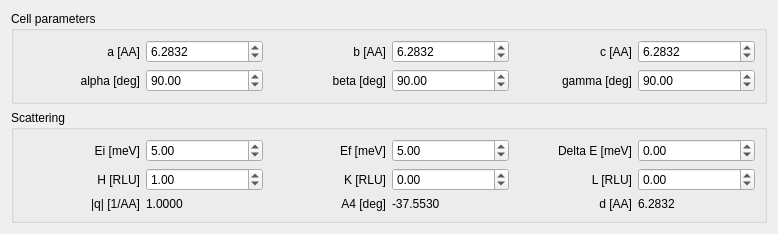
<?xml version="1.0" encoding="UTF-8"?>
<ui version="4.0">
 <class>Form</class>
 <widget class="QWidget" name="Form">
  <property name="geometry">
   <rect>
    <x>0</x>
    <y>0</y>
    <width>778</width>
    <height>224</height>
   </rect>
  </property>
  <property name="windowTitle">
   <string>Form</string>
  </property>
  <layout class="QVBoxLayout" name="verticalLayout">
   <item>
    <widget class="QGroupBox" name="groupBox">
     <property name="sizePolicy">
      <sizepolicy hsizetype="Preferred" vsizetype="Minimum">
       <horstretch>0</horstretch>
       <verstretch>0</verstretch>
      </sizepolicy>
     </property>
     <property name="title">
      <string>Cell parameters</string>
     </property>
     <layout class="QHBoxLayout" name="horizontalLayout">
      <item>
       <layout class="QVBoxLayout" name="verticalLayout_2">
        <item>
         <layout class="QHBoxLayout" name="horizontalLayout_3">
          <item>
           <widget class="QLabel" name="label">
            <property name="text">
             <string>a [AA]</string>
            </property>
            <property name="alignment">
             <set>Qt::AlignRight|Qt::AlignTrailing|Qt::AlignVCenter</set>
            </property>
           </widget>
          </item>
          <item>
           <widget class="QDoubleSpinBox" name="cell_a_spinBox">
            <property name="decimals">
             <number>4</number>
            </property>
            <property name="minimum">
             <double>0.000100000000000</double>
            </property>
            <property name="maximum">
             <double>999.990000000000009</double>
            </property>
            <property name="value">
             <double>6.283200000000000</double>
            </property>
           </widget>
          </item>
         </layout>
        </item>
        <item>
         <layout class="QHBoxLayout" name="horizontalLayout_4">
          <item>
           <widget class="QLabel" name="label_2">
            <property name="text">
             <string>alpha [deg]</string>
            </property>
            <property name="alignment">
             <set>Qt::AlignRight|Qt::AlignTrailing|Qt::AlignVCenter</set>
            </property>
           </widget>
          </item>
          <item>
           <widget class="QDoubleSpinBox" name="cell_alpha_spinBox">
            <property name="minimum">
             <double>0.010000000000000</double>
            </property>
            <property name="maximum">
             <double>180.000000000000000</double>
            </property>
            <property name="value">
             <double>90.000000000000000</double>
            </property>
           </widget>
          </item>
         </layout>
        </item>
       </layout>
      </item>
      <item>
       <layout class="QVBoxLayout" name="verticalLayout_3">
        <item>
         <layout class="QHBoxLayout" name="horizontalLayout_5">
          <item>
           <widget class="QLabel" name="label_3">
            <property name="text">
             <string>b [AA]</string>
            </property>
            <property name="alignment">
             <set>Qt::AlignRight|Qt::AlignTrailing|Qt::AlignVCenter</set>
            </property>
           </widget>
          </item>
          <item>
           <widget class="QDoubleSpinBox" name="cell_b_spinBox">
            <property name="decimals">
             <number>4</number>
            </property>
            <property name="minimum">
             <double>0.000100000000000</double>
            </property>
            <property name="maximum">
             <double>999.990000000000009</double>
            </property>
            <property name="value">
             <double>6.283200000000000</double>
            </property>
           </widget>
          </item>
         </layout>
        </item>
        <item>
         <layout class="QHBoxLayout" name="horizontalLayout_6">
          <item>
           <widget class="QLabel" name="label_4">
            <property name="text">
             <string>beta [deg]</string>
            </property>
            <property name="alignment">
             <set>Qt::AlignRight|Qt::AlignTrailing|Qt::AlignVCenter</set>
            </property>
           </widget>
          </item>
          <item>
           <widget class="QDoubleSpinBox" name="cell_beta_spinBox">
            <property name="minimum">
             <double>0.010000000000000</double>
            </property>
            <property name="maximum">
             <double>180.000000000000000</double>
            </property>
            <property name="value">
             <double>90.000000000000000</double>
            </property>
           </widget>
          </item>
         </layout>
        </item>
       </layout>
      </item>
      <item>
       <layout class="QVBoxLayout" name="verticalLayout_5">
        <item>
         <layout class="QHBoxLayout" name="horizontalLayout_9">
          <item>
           <widget class="QLabel" name="label_7">
            <property name="text">
             <string>c [AA]</string>
            </property>
            <property name="alignment">
             <set>Qt::AlignRight|Qt::AlignTrailing|Qt::AlignVCenter</set>
            </property>
           </widget>
          </item>
          <item>
           <widget class="QDoubleSpinBox" name="cell_c_spinBox">
            <property name="decimals">
             <number>4</number>
            </property>
            <property name="minimum">
             <double>0.000100000000000</double>
            </property>
            <property name="maximum">
             <double>999.990000000000009</double>
            </property>
            <property name="value">
             <double>6.283200000000000</double>
            </property>
           </widget>
          </item>
         </layout>
        </item>
        <item>
         <layout class="QHBoxLayout" name="horizontalLayout_10">
          <item>
           <widget class="QLabel" name="label_8">
            <property name="text">
             <string>gamma [deg]</string>
            </property>
            <property name="alignment">
             <set>Qt::AlignRight|Qt::AlignTrailing|Qt::AlignVCenter</set>
            </property>
           </widget>
          </item>
          <item>
           <widget class="QDoubleSpinBox" name="cell_gamma_spinBox">
            <property name="minimum">
             <double>0.010000000000000</double>
            </property>
            <property name="maximum">
             <double>180.000000000000000</double>
            </property>
            <property name="value">
             <double>90.000000000000000</double>
            </property>
           </widget>
          </item>
         </layout>
        </item>
       </layout>
      </item>
     </layout>
    </widget>
   </item>
   <item>
    <widget class="QGroupBox" name="groupBox_2">
     <property name="title">
      <string>Scattering</string>
     </property>
     <layout class="QHBoxLayout" name="horizontalLayout_2">
      <item>
       <layout class="QHBoxLayout" name="horizontalLayout_18">
        <item>
         <layout class="QVBoxLayout" name="verticalLayout_9">
          <item>
           <layout class="QHBoxLayout" name="horizontalLayout_19">
            <item>
             <widget class="QLabel" name="label_15">
              <property name="text">
               <string>Ei [meV]</string>
              </property>
              <property name="alignment">
               <set>Qt::AlignRight|Qt::AlignTrailing|Qt::AlignVCenter</set>
              </property>
             </widget>
            </item>
            <item>
             <widget class="QDoubleSpinBox" name="scattering_ei_spinBox">
              <property name="value">
               <double>5.000000000000000</double>
              </property>
             </widget>
            </item>
           </layout>
          </item>
          <item>
           <layout class="QHBoxLayout" name="horizontalLayout_20">
            <item>
             <widget class="QLabel" name="label_16">
              <property name="text">
               <string>H [RLU]</string>
              </property>
              <property name="alignment">
               <set>Qt::AlignRight|Qt::AlignTrailing|Qt::AlignVCenter</set>
              </property>
             </widget>
            </item>
            <item>
             <widget class="QDoubleSpinBox" name="scattering_h_spinBox">
              <property name="minimum">
               <double>-20.000000000000000</double>
              </property>
              <property name="maximum">
               <double>20.000000000000000</double>
              </property>
              <property name="value">
               <double>1.000000000000000</double>
              </property>
             </widget>
            </item>
           </layout>
          </item>
          <item>
           <layout class="QHBoxLayout" name="horizontalLayout_28">
            <item>
             <widget class="QLabel" name="label_24">
              <property name="text">
               <string>|q| [1/AA]</string>
              </property>
              <property name="alignment">
               <set>Qt::AlignRight|Qt::AlignTrailing|Qt::AlignVCenter</set>
              </property>
             </widget>
            </item>
            <item>
             <widget class="QLabel" name="scattering_q_label">
              <property name="text">
               <string>1.0000</string>
              </property>
             </widget>
            </item>
           </layout>
          </item>
         </layout>
        </item>
        <item>
         <layout class="QVBoxLayout" name="verticalLayout_10">
          <item>
           <layout class="QHBoxLayout" name="horizontalLayout_21">
            <item>
             <widget class="QLabel" name="label_17">
              <property name="text">
               <string>Ef [meV]</string>
              </property>
              <property name="alignment">
               <set>Qt::AlignRight|Qt::AlignTrailing|Qt::AlignVCenter</set>
              </property>
             </widget>
            </item>
            <item>
             <widget class="QDoubleSpinBox" name="scattering_ef_spinBox">
              <property name="value">
               <double>5.000000000000000</double>
              </property>
             </widget>
            </item>
           </layout>
          </item>
          <item>
           <layout class="QHBoxLayout" name="horizontalLayout_22">
            <item>
             <widget class="QLabel" name="label_18">
              <property name="text">
               <string>K [RLU]</string>
              </property>
              <property name="alignment">
               <set>Qt::AlignRight|Qt::AlignTrailing|Qt::AlignVCenter</set>
              </property>
             </widget>
            </item>
            <item>
             <widget class="QDoubleSpinBox" name="scattering_k_spinBox">
              <property name="minimum">
               <double>-20.000000000000000</double>
              </property>
              <property name="maximum">
               <double>20.000000000000000</double>
              </property>
             </widget>
            </item>
           </layout>
          </item>
          <item>
           <layout class="QHBoxLayout" name="horizontalLayout_26">
            <item>
             <widget class="QLabel" name="label_22">
              <property name="text">
               <string>A4 [deg]</string>
              </property>
              <property name="alignment">
               <set>Qt::AlignRight|Qt::AlignTrailing|Qt::AlignVCenter</set>
              </property>
             </widget>
            </item>
            <item>
             <widget class="QLabel" name="scattering_a4_label">
              <property name="text">
               <string>-37.5530</string>
              </property>
             </widget>
            </item>
           </layout>
          </item>
         </layout>
        </item>
        <item>
         <layout class="QVBoxLayout" name="verticalLayout_11">
          <item>
           <layout class="QHBoxLayout" name="horizontalLayout_23">
            <item>
             <widget class="QLabel" name="label_5">
              <property name="text">
               <string>Delta E [meV]</string>
              </property>
              <property name="alignment">
               <set>Qt::AlignRight|Qt::AlignTrailing|Qt::AlignVCenter</set>
              </property>
             </widget>
            </item>
            <item>
             <widget class="QDoubleSpinBox" name="scattering_de_spinBox">
              <property name="minimum">
               <double>-99.989999999999995</double>
              </property>
             </widget>
            </item>
           </layout>
          </item>
          <item>
           <layout class="QHBoxLayout" name="horizontalLayout_24">
            <item>
             <widget class="QLabel" name="label_20">
              <property name="text">
               <string>L [RLU]</string>
              </property>
              <property name="alignment">
               <set>Qt::AlignRight|Qt::AlignTrailing|Qt::AlignVCenter</set>
              </property>
             </widget>
            </item>
            <item>
             <widget class="QDoubleSpinBox" name="scattering_l_spinBox">
              <property name="minimum">
               <double>-20.000000000000000</double>
              </property>
              <property name="maximum">
               <double>20.000000000000000</double>
              </property>
             </widget>
            </item>
           </layout>
          </item>
          <item>
           <layout class="QHBoxLayout" name="horizontalLayout_27">
            <item>
             <widget class="QLabel" name="label_6">
              <property name="text">
               <string>d [AA]</string>
              </property>
              <property name="alignment">
               <set>Qt::AlignRight|Qt::AlignTrailing|Qt::AlignVCenter</set>
              </property>
             </widget>
            </item>
            <item>
             <widget class="QLabel" name="scattering_d_label">
              <property name="text">
               <string>6.2832</string>
              </property>
             </widget>
            </item>
           </layout>
          </item>
         </layout>
        </item>
       </layout>
      </item>
     </layout>
    </widget>
   </item>
  </layout>
 </widget>
 <resources/>
 <connections/>
</ui>
